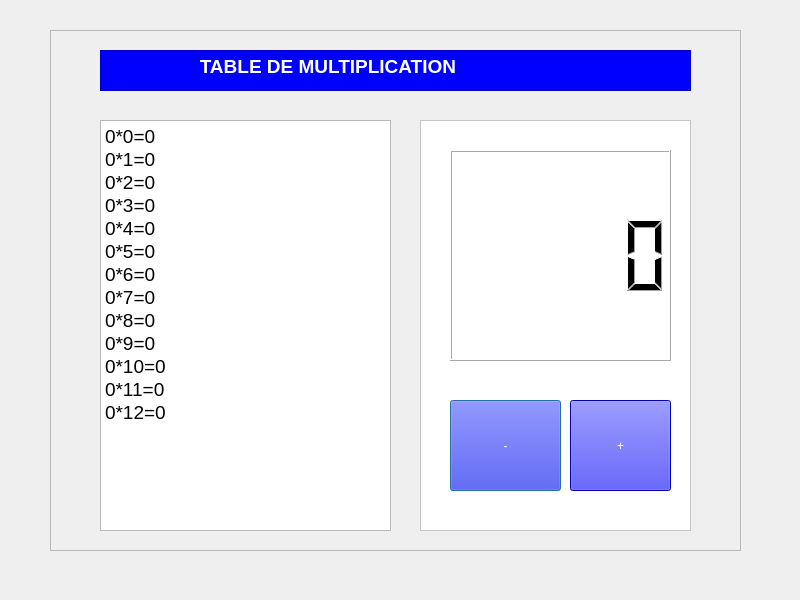
<?xml version="1.0" encoding="UTF-8"?>
<ui version="4.0">
 <class>Dialog</class>
 <widget class="QDialog" name="Dialog">
  <property name="geometry">
   <rect>
    <x>0</x>
    <y>0</y>
    <width>800</width>
    <height>600</height>
   </rect>
  </property>
  <property name="windowTitle">
   <string>Dialog</string>
  </property>
  <widget class="QFrame" name="frame">
   <property name="geometry">
    <rect>
     <x>50</x>
     <y>30</y>
     <width>691</width>
     <height>521</height>
    </rect>
   </property>
   <property name="frameShape">
    <enum>QFrame::StyledPanel</enum>
   </property>
   <property name="frameShadow">
    <enum>QFrame::Raised</enum>
   </property>
   <widget class="QTextBrowser" name="titleobject">
    <property name="geometry">
     <rect>
      <x>50</x>
      <y>20</y>
      <width>591</width>
      <height>41</height>
     </rect>
    </property>
    <property name="styleSheet">
     <string notr="true">color:white;
align-text:center;
background-color:blue;</string>
    </property>
    <property name="html">
     <string>&lt;!DOCTYPE HTML PUBLIC &quot;-//W3C//DTD HTML 4.0//EN&quot; &quot;http://www.w3.org/TR/REC-html40/strict.dtd&quot;&gt;
&lt;html&gt;&lt;head&gt;&lt;meta name=&quot;qrichtext&quot; content=&quot;1&quot; /&gt;&lt;style type=&quot;text/css&quot;&gt;
p, li { white-space: pre-wrap; }
&lt;/style&gt;&lt;/head&gt;&lt;body style=&quot; font-family:'MS Shell Dlg 2'; font-size:7.8pt; font-weight:400; font-style:normal;&quot;&gt;
&lt;p style=&quot; margin-top:0px; margin-bottom:0px; margin-left:0px; margin-right:0px; -qt-block-indent:0; text-indent:0px;&quot;&gt;&lt;span style=&quot; font-size:14pt; font-weight:600;&quot;&gt;                  TABLE DE MULTIPLICATION&lt;/span&gt;&lt;/p&gt;&lt;/body&gt;&lt;/html&gt;</string>
    </property>
   </widget>
   <widget class="QFrame" name="frame_2">
    <property name="geometry">
     <rect>
      <x>370</x>
      <y>90</y>
      <width>271</width>
      <height>411</height>
     </rect>
    </property>
    <property name="styleSheet">
     <string notr="true">background-color:white;</string>
    </property>
    <property name="frameShape">
     <enum>QFrame::StyledPanel</enum>
    </property>
    <property name="frameShadow">
     <enum>QFrame::Raised</enum>
    </property>
    <widget class="QLCDNumber" name="lcdobject">
     <property name="geometry">
      <rect>
       <x>30</x>
       <y>30</y>
       <width>221</width>
       <height>211</height>
      </rect>
     </property>
    </widget>
    <widget class="QPushButton" name="boutton1">
     <property name="geometry">
      <rect>
       <x>30</x>
       <y>280</y>
       <width>111</width>
       <height>91</height>
      </rect>
     </property>
     <property name="styleSheet">
      <string notr="true">font: 30pt &quot;MS Shell Dlg 2&quot;;
background-color:blue;
color:white;
</string>
     </property>
     <property name="text">
      <string>-</string>
     </property>
    </widget>
    <widget class="QPushButton" name="boutton2">
     <property name="geometry">
      <rect>
       <x>150</x>
       <y>280</y>
       <width>101</width>
       <height>91</height>
      </rect>
     </property>
     <property name="styleSheet">
      <string notr="true">font: 30pt &quot;MS Shell Dlg 2&quot;;
background:blue;
color:white;</string>
     </property>
     <property name="text">
      <string>+</string>
     </property>
    </widget>
   </widget>
   <widget class="QTextEdit" name="textEdit">
    <property name="geometry">
     <rect>
      <x>50</x>
      <y>90</y>
      <width>291</width>
      <height>411</height>
     </rect>
    </property>
    <property name="styleSheet">
     <string notr="true">
font: 20 15pt &quot;MS Shell Dlg 2&quot;;</string>
    </property>
    <property name="readOnly">
     <bool>true</bool>
    </property>
    <property name="html">
     <string>&lt;!DOCTYPE HTML PUBLIC &quot;-//W3C//DTD HTML 4.0//EN&quot; &quot;http://www.w3.org/TR/REC-html40/strict.dtd&quot;&gt;
&lt;html&gt;&lt;head&gt;&lt;meta name=&quot;qrichtext&quot; content=&quot;1&quot; /&gt;&lt;style type=&quot;text/css&quot;&gt;
p, li { white-space: pre-wrap; }
&lt;/style&gt;&lt;/head&gt;&lt;body style=&quot; font-family:'MS Shell Dlg 2'; font-size:15pt; font-weight:16; font-style:normal;&quot;&gt;
&lt;p style=&quot; margin-top:0px; margin-bottom:0px; margin-left:0px; margin-right:0px; -qt-block-indent:0; text-indent:0px;&quot;&gt;&lt;span style=&quot; font-size:14pt; font-weight:400;&quot;&gt;0*0=0&lt;/span&gt;&lt;/p&gt;
&lt;p style=&quot; margin-top:0px; margin-bottom:0px; margin-left:0px; margin-right:0px; -qt-block-indent:0; text-indent:0px;&quot;&gt;&lt;span style=&quot; font-size:14pt; font-weight:400;&quot;&gt;0*1=0&lt;/span&gt;&lt;/p&gt;
&lt;p style=&quot; margin-top:0px; margin-bottom:0px; margin-left:0px; margin-right:0px; -qt-block-indent:0; text-indent:0px;&quot;&gt;&lt;span style=&quot; font-size:14pt; font-weight:400;&quot;&gt;0*2=0&lt;/span&gt;&lt;/p&gt;
&lt;p style=&quot; margin-top:0px; margin-bottom:0px; margin-left:0px; margin-right:0px; -qt-block-indent:0; text-indent:0px;&quot;&gt;&lt;span style=&quot; font-size:14pt; font-weight:400;&quot;&gt;0*3=0&lt;/span&gt;&lt;/p&gt;
&lt;p style=&quot; margin-top:0px; margin-bottom:0px; margin-left:0px; margin-right:0px; -qt-block-indent:0; text-indent:0px;&quot;&gt;&lt;span style=&quot; font-size:14pt; font-weight:400;&quot;&gt;0*4=0&lt;/span&gt;&lt;/p&gt;
&lt;p style=&quot; margin-top:0px; margin-bottom:0px; margin-left:0px; margin-right:0px; -qt-block-indent:0; text-indent:0px;&quot;&gt;&lt;span style=&quot; font-size:14pt; font-weight:400;&quot;&gt;0*5=0&lt;/span&gt;&lt;/p&gt;
&lt;p style=&quot; margin-top:0px; margin-bottom:0px; margin-left:0px; margin-right:0px; -qt-block-indent:0; text-indent:0px;&quot;&gt;&lt;span style=&quot; font-size:14pt; font-weight:400;&quot;&gt;0*6=0&lt;/span&gt;&lt;/p&gt;
&lt;p style=&quot; margin-top:0px; margin-bottom:0px; margin-left:0px; margin-right:0px; -qt-block-indent:0; text-indent:0px;&quot;&gt;&lt;span style=&quot; font-size:14pt; font-weight:400;&quot;&gt;0*7=0&lt;/span&gt;&lt;/p&gt;
&lt;p style=&quot; margin-top:0px; margin-bottom:0px; margin-left:0px; margin-right:0px; -qt-block-indent:0; text-indent:0px;&quot;&gt;&lt;span style=&quot; font-size:14pt; font-weight:400;&quot;&gt;0*8=0&lt;/span&gt;&lt;/p&gt;
&lt;p style=&quot; margin-top:0px; margin-bottom:0px; margin-left:0px; margin-right:0px; -qt-block-indent:0; text-indent:0px;&quot;&gt;&lt;span style=&quot; font-size:14pt; font-weight:400;&quot;&gt;0*9=0&lt;/span&gt;&lt;/p&gt;
&lt;p style=&quot; margin-top:0px; margin-bottom:0px; margin-left:0px; margin-right:0px; -qt-block-indent:0; text-indent:0px;&quot;&gt;&lt;span style=&quot; font-size:14pt; font-weight:400;&quot;&gt;0*10=0&lt;/span&gt;&lt;/p&gt;
&lt;p style=&quot; margin-top:0px; margin-bottom:0px; margin-left:0px; margin-right:0px; -qt-block-indent:0; text-indent:0px;&quot;&gt;&lt;span style=&quot; font-size:14pt; font-weight:400;&quot;&gt;0*11=0&lt;/span&gt;&lt;/p&gt;
&lt;p style=&quot; margin-top:0px; margin-bottom:0px; margin-left:0px; margin-right:0px; -qt-block-indent:0; text-indent:0px;&quot;&gt;&lt;span style=&quot; font-size:14pt; font-weight:400;&quot;&gt;0*12=0&lt;/span&gt;&lt;/p&gt;&lt;/body&gt;&lt;/html&gt;</string>
    </property>
   </widget>
  </widget>
 </widget>
 <resources/>
 <connections/>
</ui>
